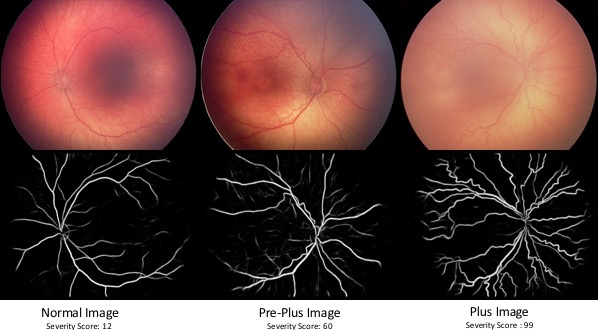
#> input picture data/example/examplesTogether.jpg, 598 x 330 px, given as the content of the folder ../../data/example/examplesTogether.jpg, which was not available
$ python mask_retina.py ../../data/example/examplesTogether.jpg out   (older library calls are emulated)
#> lines starting #> are read from the running program, lines starting #| are printed output that depends on the picture; after the words box and inside, x2 and y2 are one past the last pixel; in counts of white or black regions, pixels touching at a corner belong together; pictures that were not available may be replaced by others from this repository, and a replacement may not be noted
### code/segmentation_package/common.py
from glob import glob
from os import mkdir, name as os_name
from os.path import join, isdir, isfile, basename
from shutil import copytree
import logging
import sys
from PIL import Image
import numpy as np
import pandas as pd
import h5py
import yaml

DEFAULT = ['No', 'Pre-Plus', 'Plus']
EXTENSIONS = ['*.bmp', '*png', '*.jpg', '*.jpeg', '*.tif', '*tiff', '*.gif']
if os_name != 'nt':
    EXTENSIONS.extend([ext.upper() for ext in EXTENSIONS])


# [11 lines left out: function make_sub_dir, not called in this run]


def ignore_files(dir, files):
    return [f for f in files if isfile(join(dir, f))]


def find_images(im_path):

#> further down, im is the input picture: shape (330, 598, 3); mean R, G, B 99, 67.5, 63.7
    files = []
    for ext in EXTENSIONS:
        files.extend(glob(join(im_path, ext)))

    return sorted(files)


# [10 lines left out: function find_images_by_class, not called in this run]

def get_subdirs(root_dir):

    return [x for x in glob(join(root_dir, '*')) if isdir(x)]


def write_hdf5(arr, outfile, name="image"):
    with h5py.File(outfile, "w") as f:
        f.create_dataset(name, data=arr, dtype=arr.dtype)


# [28 lines left out: functions imgs_and_labels_to_hdf5, parse_yaml, setup_log, not called in this run]


def dict_to_csv(my_dict, my_csv):

    pd.DataFrame(my_dict).to_csv(my_csv)


def csv_to_dict(my_csv):

    return pd.read_csv(my_csv).to_dict(orient='list')


# [4 lines left out: function series_to_plot_dict, not called in this run]


def dict_reverse(my_dict):

    return {v: k for k, v in my_dict.items()}

### code/segmentation_package/mask_retina.py
from skimage import measure
from skimage.color import rgb2gray
from scipy.ndimage import binary_fill_holes
from skimage.morphology import binary_erosion, binary_dilation, binary_closing, selem
from skimage.measure import regionprops
import cv2

from PIL import Image
import numpy as np
from os.path import split, join, splitext
from common import find_images


def create_mask(im_arr, erode=0):

#> called with erode = 0
    if im_arr.shape[2] == 3:
        im_arr = rgb2gray(im_arr)
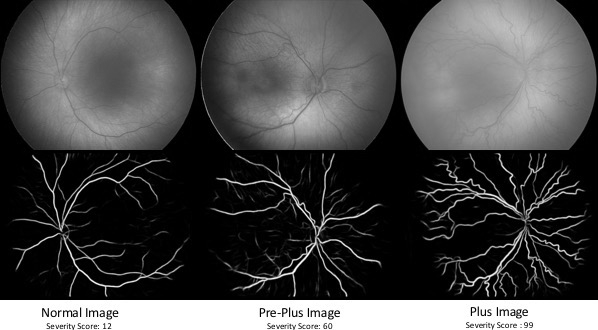
#> im_arr: shape (330, 598) float64; min 0, max 1, mean 0.29

    thresh = 0.05
    inv_bin = np.invert(im_arr > thresh)
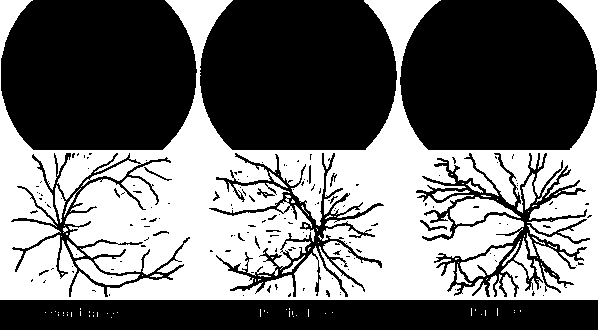
#> inv_bin: shape (330, 598) bool; 43.7% white; 98 white regions (80 under 20 px), largest, box (x1, y1, x2, y2) and area: (0, 0, 598, 300) 81793, (450, 197, 521, 225) 1012, (460, 246, 513, 281) 800
    all_labels = measure.label(inv_bin)
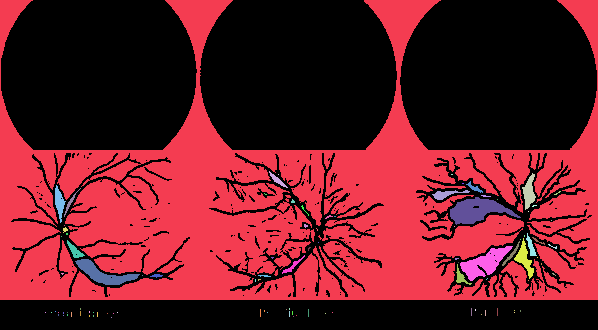
#> all_labels: shape (330, 598) int32; 99 distinct labels, from 0 to 98; one colour per label, 0 black

    # Select largest object and invert
    seg_arr = all_labels == 0

    if erode > 0:
        strel = selem.disk(erode, dtype=np.bool)
        seg_arr = binary_erosion(seg_arr, selem=strel)
    elif erode < 0:
        strel = selem.disk(abs(erode), dtype=np.bool)
        seg_arr = binary_dilation(seg_arr, selem=strel)

    return seg_arr.astype(np.bool)


def circular_mask(img, cf=.98):

    # Generate approximate mask and estimate radius and retina center
    guide_mask = create_mask(img)

    # Approximate the radius
    mask_idx = np.asarray(np.argwhere(guide_mask))
#> mask_idx = 111153 pairs, first value 0 to 329, second value 0 to 597
    min_x, max_x = np.min(mask_idx[:, 1]), np.max(mask_idx[:, 1])
#> min_x = 0; max_x = 597

    # If either min/max horizontal extents are 0, we need to adjust our retina center
    if min_x == 0:  # image is shifted to the left
        x_shift = -int((img.shape[1] - max_x))
#> x_shift = -1
    elif max_x == 0:
        x_shift = int(min_x)
    else:
        x_shift = 0

    radius = (max_x - min_x + x_shift) / 2.
#> radius = 298
    retina_center = np.round(regionprops(guide_mask.astype(np.uint8))[0].centroid).astype(np.uint16)[::-1]
#> retina_center = [302, 133]
    retina_center[0] += x_shift

    # Generate a circle of the approximate size, centered based on the guide mask
    c_mask = np.zeros(img.shape)
    cv2.circle(c_mask, tuple(retina_center), int(radius * cf), (1, 1, 1), -1, 8, 0)
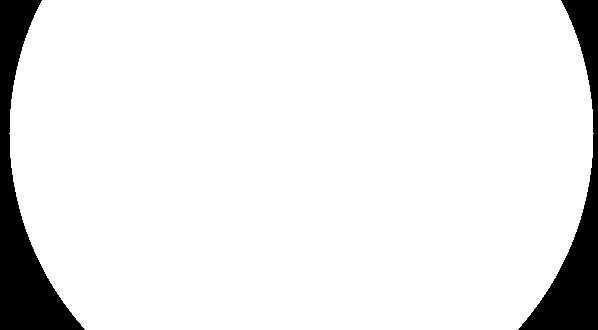
#> c_mask: shape (330, 598, 3) float64; values 0 (black) and 1 (white), 91.5% white; 2 black regions, box (x1, y1, x2, y2) and area: (0, 0, 85, 330) 9241, (518, 0, 598, 330) 7591

    return c_mask


def apply_mask(im, mask):

    im[np.invert(mask.astype(np.bool))] = 0
    return np.transpose(im, (1, 2, 0))


if __name__ == "__main__":

    import sys
    out_dir = sys.argv[2]

    for im_path in find_images(sys.argv[1]):

        im = np.asarray(Image.open(im_path))
        mask = circular_mask(im).astype(np.uint8) * 255

        _, file_name = split(im_path)
        name, ext = splitext(file_name)
        Image.fromarray(mask).save(join(out_dir, name + '_mask.gif'))
